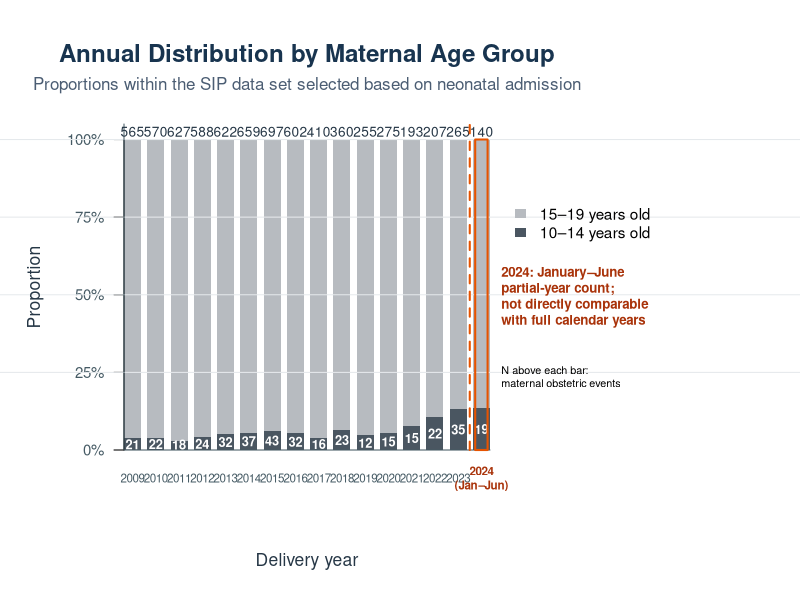

The R source for this figure:
## Figure 3: annual distribution by maternal age group (US academic English).
library(ragg)

years <- 2009:2024
totals <- c(565,570,627,588,622,659,697,602,410,360,255,275,193,207,265,140)
younger <- c(21,22,18,24,32,37,43,32,16,23,12,15,15,22,35,19)
older <- totals - younger
prop_young <- younger/totals
prop_old <- older/totals

out_path <- "manuscript/media/media/image3.jpeg"
agg_jpeg(out_path, width=1600, height=950, units="px", res=150, quality=96,
         background="white")
par(mar=c(7.5,6.2,6.2,15.5), family="sans", xaxs="i", yaxs="i", xpd=NA)
x <- barplot(rbind(prop_young,prop_old), beside=FALSE, col=c("#4A5661","#B7BBC0"),
             border=NA, space=.35, ylim=c(0,1.05), axes=FALSE, xlab="", ylab="")
axis(2, at=seq(0,1,.25), labels=paste0(seq(0,100,25),"%"), las=1,
     col.axis="#455A64", cex.axis=.9)
text(x[1:15], -.09, as.character(2009:2023), col="#455A64", cex=.70)
text(x[16], -.09, "2024\n(Jan–Jun)", col="#A9330A", cex=.70, font=2)
abline(h=seq(.25,1,.25), col="#E5E9EC", lwd=1)
box(bty="l", col="#455A64")
mtext("Delivery year", side=1, line=5, cex=1.05, col="#263746")
mtext("Proportion", side=2, line=4, cex=1.05, col="#263746")
title(main="Annual Distribution by Maternal Age Group", line=3.1, cex.main=1.45,
      col.main="#18344F", font.main=2)
mtext("Proportions within the SIP data set selected based on neonatal admission", side=3,
      line=1.5, cex=1.02, col="#4B5D73")
text(x, 1.025, totals, cex=.82, col="#263746")
text(x, pmax(prop_young/2,.018), younger, cex=.77, col="white", font=2)

orange <- "#E65300"
segments((x[15]+x[16])/2, 0, (x[15]+x[16])/2, 1.05,
         col=orange, lty=2, lwd=2)
rect(x[16]-.36,0,x[16]+.36,1,border=orange,lwd=2)
legend(max(x)+1.15,.82, legend=c("15–19 years old","10–14 years old"),
       fill=c("#B7BBC0","#4A5661"), border=NA, bty="n", cex=.92)
text(max(x)+1.15,.59,"2024: January–June\npartial-year count;\nnot directly comparable\nwith full calendar years",
     adj=c(0,1), col="#A9330A", font=2, cex=.8)
text(max(x)+1.15,.27,"N above each bar:\nmaternal obstetric events",adj=c(0,1),cex=.65)
invisible(dev.off())
cat("Figure 3 regenerated at", out_path, "\n")
